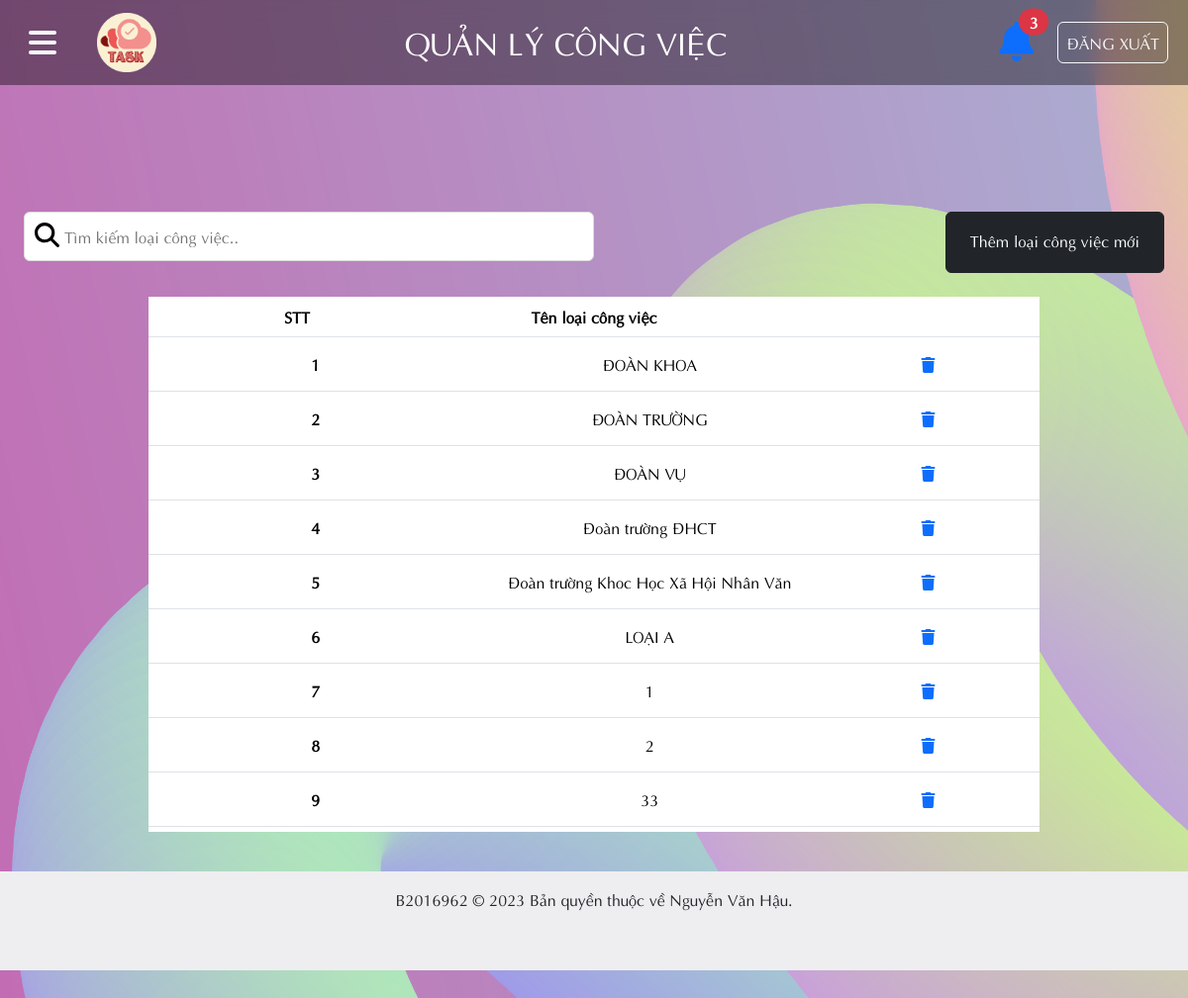
Page /Admin/ad_loaicongviec_ds.php on the committed database.
### tables this page shows
CREATE TABLE `loaicongviec` (
  `LCV_MA` int(10) NOT NULL,
  `LCV_TEN` varchar(50) NOT NULL
);

### Admin/ad_thongbao.php (called while the page is built, shortened)
<?php include_once '../condb/condb.php';
$query_chuadoc = "SELECT * FROM thongbao WHERE TB_XEM = '0'";
$soluong_chuadoc = $conn->query($query_chuadoc);
$soluong_thongbao = mysqli_num_rows($soluong_chuadoc);
?>

### Admin/ad_loaicongviec_ds.php (the view, shortened to what this page needs)
<?php include_once '../condb/condb.php';
include_once './ad_thongbao.php'; ?>
<!DOCTYPE html>
<html lang="en">
<head>
    <link href="../styles/style.css?v=<?php echo time(); ?>" rel="stylesheet" type="text/css" />
    <link href="https://cdn.jsdelivr.net/npm/bootstrap@5.3.2/dist/css/bootstrap.min.css" rel="stylesheet"
>
    <link rel="stylesheet" href="https://cdnjs.cloudflare.com/ajax/libs/font-awesome/6.4.2/css/all.min.css">
</head>
<body>
    <header>
        <nav class="navbar_container navbar  navbar-expand-lg">
            <button class=" btn mx-3" type="button" data-bs-toggle="offcanvas" data-bs-target="#offcanvasExample" aria-controls="offcanvasExample">
                <i class="fa-solid fs-2 text-light fa-bars"></i>
            </button>
            <div class="container-fluid">
                <a class="navbar-brand text-white fs-4" href="trangchu.php"><img src="../image/logo.png" style="width: 60px;" class="w3-circle"></a>
                <a class="navbar-brand text-white fs-2"> QUẢN LÝ CÔNG VIỆC </a>
                <div class="d-flex">
                    <div class="dropdown mx-4 position-relative">
                        <span class="position-absolute top-0 start-100 fs-6 translate-middle badge bg-danger rounded-pill badge-danger">
                            <?php echo $soluong_thongbao; ?>
                        </span>
                        <a id="dLabel" role="button" data-toggle="dropdown" data-target="#" href="#">
                            <i class="fs-1 fa-solid fa-bell"></i>
                        </a>
                    </div>
                    <a class="btn btn-outline-light px-2 py-2 me-2" href="../User/dangxuat.php" role="button">ĐĂNG XUẤT</a>
                </div>
            </div>
        </nav>
    </header>
    <main class="pb-4">
        <div class="rounded mx-4 mb-4 pt-4  d-flex justify-content-sm-between">
            <input class="rounded-2" type="text" id="searchBar" placeholder="Tìm kiếm loại công việc.." title="Nhập thông tin công việc">
            <a href="ad_loaicongviec_them.php" class="btn btn-dark p-3 px-4">Thêm loại công việc mới</a>
        </div>
        <div class="m-auto w-75 d-flex justify-content-center">
            <table id="dataTable" class=" table text-center align-middle ">
                <thead class="align-middle">
                    <tr>
                        <th scope="col">STT</th>
                        <th scope="col">Tên loại công việc</th>
                        <th scope="col"></th>
                    </tr>
                </thead>
                <tbody>
                    <?php
          $query_cv = "SELECT * FROM loaicongviec";
$ds_cv = mysqli_query($conn, $query_cv);
$i = 1;
while ($cv = mysqli_fetch_assoc($ds_cv)):
    ?>
                    <tr>
                        <th scope="row">
                            <?php echo $i;
    $i += 1; ?>
                        </th>
                        <td>
                            <?php echo $cv['LCV_TEN']; ?>
                        </td>
                        <td style="width:25%">
                            <button class="btn"><a href="ad_loaicongviec_xoa.php?xoa_ma=<?php echo $cv['LCV_MA']?>"><i class="fa-sharp fa-solid fa-trash"></i></a></button>
                        </td>
                    </tr>
                    <?php
endwhile;
?>
                </tbody>
            </table>
        </div>
    </main>
    <footer class="footer_container d-flex justify-content-center p-3 text-dark">
        <p>B2016962 &copy; 2023 Bản quyền thuộc về Nguyễn Văn Hậu.</p>
    </footer>
</body>
</html>

### styles/style.css (style rules this page uses)
* { margin: 0; padding: 0; box-sizing: border-box; font-family: Aptima; }
body { background-image: url(../Image/background.png); background-repeat: no-repeat; background-size: cover; background-attachment: fixed; }
.footer_container { min-height: 100px; background-color: #eeeef0; }
footer { background-color: rgba(225, 225, 225, 0.4); backdrop-filter: blur(10px); height: 80px; }
main { min-height: 620px; margin-top: 80px; padding-top: 24px; }
.navbar_container { background-color: rgba(0, 0, 0, 0.4); backdrop-filter: blur(10px); }
#searchBar { background-image: url(../Image/SearchIcon.svg); background-position: 10px 10px; background-size: 25px; background-repeat: no-repeat; width: 50%; font-size: 16px; padding: 12px 20px 12px 40px; border: 1px solid #ddd; margin-bottom: 12px; }
table { width: 100%; }
thead, tbody tr { display: table; width: 100%; table-layout: fixed; }
tbody { display: block; overflow-y: auto; table-layout: fixed; max-height: 500px; }

### rows in the picture
loaicongviec: LCV_TEN "ĐOÀN KHOA"
loaicongviec: LCV_TEN "ĐOÀN TRƯỜNG"
loaicongviec: LCV_TEN "ĐOÀN VỤ"
loaicongviec: LCV_TEN "Đoàn trường ĐHCT"
loaicongviec: LCV_TEN "Đoàn trường Khoc Học Xã Hội Nhân Văn"
loaicongviec: LCV_TEN "LOẠI A"
loaicongviec: LCV_TEN "1"
loaicongviec: LCV_TEN "2"
loaicongviec: LCV_TEN "33"

### other values in the picture
$soluong_thongbao "3"
